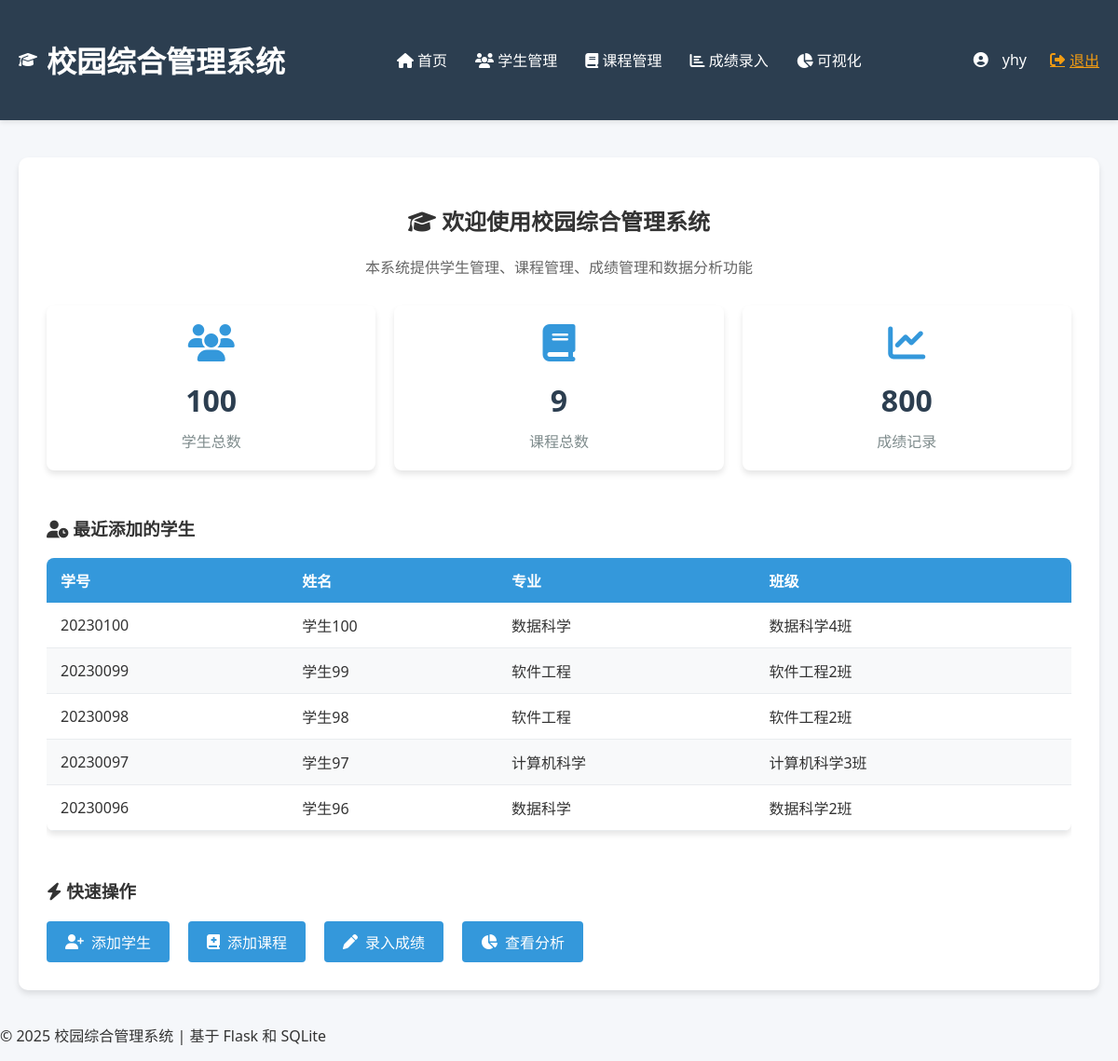
Screenshot of / (signed in) with the database file from the repository.
### app/models.py (models this page shows, shortened)
class User(db.Model, UserMixin):
    __tablename__ = "user"
    id = db.Column(db.Integer, primary_key=True)
    username = db.Column(db.Text, nullable=False, unique=True)  # 唯一用户名，用于登录
    password = db.Column(db.Text, nullable=False)  # 加密后的密码

class Student(db.Model):
    __tablename__ = "student"
    student_id = db.Column(db.Text, primary_key=True)  # 学号作为主键
    name = db.Column(db.Text, nullable=False)  # 姓名
    gender = db.Column(db.Text, default="男")  # 性别，默认为男
    major = db.Column(db.Text, nullable=False)  # 专业
    class_ = db.Column("class", db.Text)  # 班级字段，使用"class"作为列名
    hometown = db.Column(db.Text)  # 籍贯
    password = db.Column(db.Text, nullable=False, default="123456")  # 默认密码

### app/routes.py (the view)
@bp.route('/')
@login_required
def home():
    student_count = Student.query.count()
    course_count = Course.query.count()
    score_count = Score.query.count()
    recent_students = Student.query.order_by(Student.student_id.desc()).limit(5).all()
    return render_template('home.html',
                           student_count=student_count,
                           course_count=course_count,
                           score_count=score_count,
                           recent_students=recent_students)

### app/__init__.py (called while the page is built)
def create_app():
    app = Flask(__name__)
    app.config.from_pyfile('../config.py')
    db.init_app(app)
    login_manager.init_app(app)
    login_manager.login_view = 'main.login'
    with app.app_context():
        @login_manager.user_loader
        def load_user(user_id):
            from app.models import User
            return User.query.get(int(user_id))
    from app.routes import bp as main_bp
    app.register_blueprint(main_bp)
    with app.app_context():
        db.create_all()
    return app

### app/templates/home.html
{% extends "layout.html" %}
{% block content %}
<div class="dashboard"
     style="
        background-color: white;  /* 白色背景 */
        padding: 30px;            /* 30像素内边距 */
        border-radius: 10px;      /* 10像素圆角 */
        box-shadow: 0 4px 6px rgba(0,0,0,0.1);  /* 淡灰色阴影效果 */
        margin-top: 20px;         /* 顶部20像素外边距 */
     ">
    <div class="welcome"
         style="
            text-align: center;   /* 居中对齐 */
            margin-bottom: 30px;  /* 底部30像素外边距 */
         ">
        <h2 style="color: #333;">
            <i class="fas fa-graduation-cap"></i>
            欢迎使用校园综合管理系统
        </h2>
        <p style="color: #666;">
            本系统提供学生管理、课程管理、成绩管理和数据分析功能
        </p>
    </div>
    <div class="stats"
         style="
            display: grid;                     /* 使用网格布局 */
            grid-template-columns: repeat(auto-fill, minmax(280px, 1fr)); /* 自适应列 */
            gap: 20px;                         /* 卡片间距20像素 */
            margin-bottom: 30px;                /* 底部30像素外边距 */
         ">
        <div class="stat-card"
             style="
                background-color: white;       /* 白色背景 */
                border-radius: 8px;            /* 8像素圆角 */
                padding: 20px;                 /* 20像素内边距 */
                text-align: center;            /* 内容居中对齐 */
                box-shadow: 0 4px 6px rgba(0,0,0,0.1); /* 与仪表板一致的阴影效果 */
                transition: transform 0.3s ease;  /* 添加悬停动画效果 */
             ">
            <div class="stat-icon">
                <i class="fas fa-users" style="font-size: 2.5rem; color: #3498db;"></i>
            </div>
            <div class="stat-info">
                <h3 style="margin: 10px 0; font-size: 2rem; color: #2c3e50;">
                    {{ student_count }}
                </h3>
                <p style="color: #7f8c8d; margin: 0;">学生总数</p>
            </div>
        </div>
        <div class="stat-card"
             style="background-color: white; border-radius: 8px; padding: 20px; text-align: center; box-shadow: 0 4px 6px rgba(0,0,0,0.1); transition: transform 0.3s ease;">
            <div class="stat-icon">
                <i class="fas fa-book" style="font-size: 2.5rem; color: #3498db;"></i>
            </div>
            <div class="stat-info">
                <h3 style="margin: 10px 0; font-size: 2rem; color: #2c3e50;">
                    {{ course_count }}
                </h3>
                <p style="color: #7f8c8d; margin: 0;">课程总数</p>
            </div>
        </div>
        <div class="stat-card"
             style="background-color: white; border-radius: 8px; padding: 20px; text-align: center; box-shadow: 0 4px 6px rgba(0,0,0,0.1); transition: transform 0.3s ease;">
            <div class="stat-icon">
                <i class="fas fa-chart-line" style="font-size: 2.5rem; color: #3498db;"></i>
            </div>
            <div class="stat-info">
                <h3 style="margin: 10px 0; font-size: 2rem; color: #2c3e50;">
                    {{ score_count }}
                </h3>
                <p style="color: #7f8c8d; margin: 0;">成绩记录</p>
            </div>
        </div>
    </div>
    <div class="recent-students"
         style="
            margin-top: 30px;          /* 顶部30像素外边距 */
            overflow: auto;            /* 添加滚动条（如果需要） */
         ">
        <h3 style="color: #333;">
            <i class="fas fa-user-clock"></i>
            最近添加的学生
        </h3>
        <table class="table"
               style="
                  width: 100%;             /* 100%宽度 */
                  margin-top: 15px;        /* 顶部15像素外边距 */
                  border-collapse: collapse; /* 边框合并模式 */
               ">
            <thead>
                <tr style="background-color: #f8f9fa;">
                    <th style="padding: 12px 15px; text-align: left;">学号</th>
                    <th style="padding: 12px 15px; text-align: left;">姓名</th>
                    <th style="padding: 12px 15px; text-align: left;">专业</th>
                    <th style="padding: 12px 15px; text-align: left;">班级</th>
                </tr>
            </thead>
            <tbody>
                {% for student in recent_students %}
                <tr style="border-bottom: 1px solid #e9ecef;">
                    <td style="padding: 12px 15px;">{{ student.student_id }}</td>
                    <td style="padding: 12px 15px;">{{ student.name }}</td>
                    <td style="padding: 12px 15px;">{{ student.major }}</td>
                    <td style="padding: 12px 15px;">{{ student.class_ }}</td>
                </tr>
                {% endfor %}
            </tbody>
        </table>
    </div>
    <div class="quick-actions"
         style="
            margin-top: 30px;      /* 顶部30像素外边距 */
         ">
        <h3 style="color: #333;">
            <i class="fas fa-bolt"></i>
            快速操作
        </h3>
        <div class="actions"
             style="
                display: flex;             /* Flex布局 */
                gap: 20px;                 /* 按钮间距20像素 */
                margin-top: 20px;          /* 顶部20像素外边距 */
                flex-wrap: wrap;           /* 允许换行 */
             ">
            <a href="{{ url_for('main.student_add') }}"
               class="action-btn"
               style="
                  background-color: #3498db; /* 蓝色背景 */
                  color: white;            /* 白色文本 */
                  padding: 10px 20px;       /* 内边距 */
                  border-radius: 4px;       /* 圆角 */
                  text-decoration: none;    /* 无下划线 */
                  transition: background-color 0.3s ease; /* 悬停动画效果 */
                  display: inline-flex;      /* 内联Flex布局 */
                  align-items: center;       /* 垂直居中对齐 */
                  gap: 8px;                 /* 图标和文本间距 */
               ">
                <i class="fas fa-user-plus"></i> 添加学生
            </a>
            <a href="{{ url_for('main.course_add') }}"
               class="action-btn"
               style="background-color: #3498db; color: white; padding: 10px 20px; border-radius: 4px; text-decoration: none; transition: background-color 0.3s ease; display: inline-flex; align-items: center; gap: 8px;">
                <i class="fas fa-book-medical"></i> 添加课程
            </a>
            <a href="{{ url_for('main.score_input') }}"
               class="action-btn"
               style="background-color: #3498db; color: white; padding: 10px 20px; border-radius: 4px; text-decoration: none; transition: background-color 0.3s ease; display: inline-flex; align-items: center; gap: 8px;">
                <i class="fas fa-pen"></i> 录入成绩
            </a>
            <a href="{{ url_for('main.visualization') }}"
               class="action-btn"
               style="background-color: #3498db; color: white; padding: 10px 20px; border-radius: 4px; text-decoration: none; transition: background-color 0.3s ease; display: inline-flex; align-items: center; gap: 8px;">
                <i class="fas fa-chart-pie"></i> 查看分析
            </a>
        </div>
    </div>
</div>
{% endblock %}

### app/templates/layout.html (shortened to what this page needs)
<!DOCTYPE html>
<html lang="zh-CN">
<head>
    <link rel="stylesheet" href="{{ url_for('static', filename='css/main.css') }}">
    <link rel="stylesheet" href="https://cdnjs.cloudflare.com/ajax/libs/font-awesome/6.4.0/css/all.min.css">
</head>
<body>
    <header>
        <div class="header-content">
            <div class="logo">
                <i class="fas fa-graduation-cap"></i>
                <h1>校园综合管理系统</h1>
            </div>
            <nav>
                <a href="{{ url_for('main.home') }}" class="{% if request.endpoint == 'main.home' %}active{% endif %}">
                    <i class="fas fa-home"></i> 首页
                </a>
                <a href="{{ url_for('main.student_list') }}" class="{% if 'student' in request.endpoint %}active{% endif %}">
                    <i class="fas fa-users"></i> 学生管理
                </a>
                <a href="{{ url_for('main.course_list') }}" class="{% if 'course' in request.endpoint %}active{% endif %}">
                    <i class="fas fa-book"></i> 课程管理
                </a>
                <a href="{{ url_for('main.score_input') }}" class="{% if 'score' in request.endpoint %}active{% endif %}">
                    <i class="fas fa-chart-bar"></i> 成绩录入
                </a>
                <a href="{{ url_for('main.visualization') }}" class="{% if request.endpoint == 'main.visualization' %}active{% endif %}">
                    <i class="fas fa-chart-pie"></i> 可视化
                </a>
            </nav>
            {% if current_user.is_authenticated %}
            <div class="user-info">
                <i class="fas fa-user-circle"></i>
                <span>{{ current_user.username }}</span>
                <a href="{{ url_for('main.logout') }}">
                    <i class="fas fa-sign-out-alt"></i> 退出
                </a>
            </div>
            {% endif %}
        </div>
    </header>
    <main>
        <div class="container">
            {% block content %}{% endblock %}
        </div>
    </main>
    <footer>
        <p>&copy; 2025 校园综合管理系统 | 基于 Flask 和 SQLite</p>
    </footer>
</body>
</html>

### app/static/css/main.css (style rules this page uses)
body { font-family: 'Segoe UI', Tahoma, Geneva, Verdana, sans-serif; margin: 0; padding: 0; background-color: #f5f7fa; color: #333; }
.container { max-width: 1200px; margin: 0 auto; padding: 20px; }
.user-info { color: white; display: flex; align-items: center; gap: 10px; }
.user-info a { color: #f39c12; transition: color 0.3s ease; }
.stat-card { background: white; border-radius: 8px; padding: 20px; text-align: center; box-shadow: 0 4px 6px rgba(0,0,0,0.1); transition: transform 0.3s ease; }
.stat-card i { font-size: 2.5rem; color: #3498db; margin-bottom: 10px; }
.stat-card h3 { margin: 10px 0; font-size: 2rem; color: #2c3e50; }
.stat-card p { color: #7f8c8d; margin: 0; }
.table { width: 100%; border-collapse: collapse; margin: 20px 0; background: white; border-radius: 8px; overflow: hidden; box-shadow: 0 4px 6px rgba(0,0,0,0.1); }
.table th, .table td { padding: 12px 15px; text-align: left; }
.table th { background-color: #3498db; color: white; }
.table tr:nth-child(even) { background-color: #f8f9fa; }
.dashboard { background: white; padding: 20px; border-radius: 8px; box-shadow: 0 4px 6px rgba(0,0,0,0.1); }
.stats { display: grid; grid-template-columns: repeat(auto-fit, minmax(200px, 1fr)); gap: 20px; margin-bottom: 30px; }

### app/templates/layout.html (style rules this page uses)
header { background-color: #2c3e50; color: white; padding: 20px 0; box-shadow: 0 2px 5px rgba(0,0,0,0.1); transition: background-color 0.3s ease; }
.header-content { max-width: 1200px; margin: 0 auto; display: flex; justify-content: space-between; align-items: center; padding: 0 20px; }
.logo { display: flex; align-items: center; }
.logo i { margin-right: 10px; }
nav { display: flex; justify-content: center; flex: 1; margin: 0 20px; }
nav a { color: white; text-decoration: none; padding: 10px 15px; transition: all 0.3s ease; }
.user-info { display: flex; align-items: center; margin-left: auto; }
.user-info span { margin-right: 15px; }
.user-info a { color: #f39c12; transition: color 0.3s ease; display: flex; align-items: center; }
.user-info i { margin-right: 5px; }

### rows the page displays
User: username "yhy"
Student: student_id "20230100", name "学生100", major "数据科学", class_ "数据科学4班"
Student: student_id "20230099", name "学生99", major "软件工程", class_ "软件工程2班"
Student: student_id "20230098", name "学生98", major "软件工程", class_ "软件工程2班"
Student: student_id "20230097", name "学生97", major "计算机科学", class_ "计算机科学3班"
Student: student_id "20230096", name "学生96", major "数据科学", class_ "数据科学2班"

### other values shown
{{ student_count }} "100"
{{ course_count }} "9"
{{ score_count }} "800"
